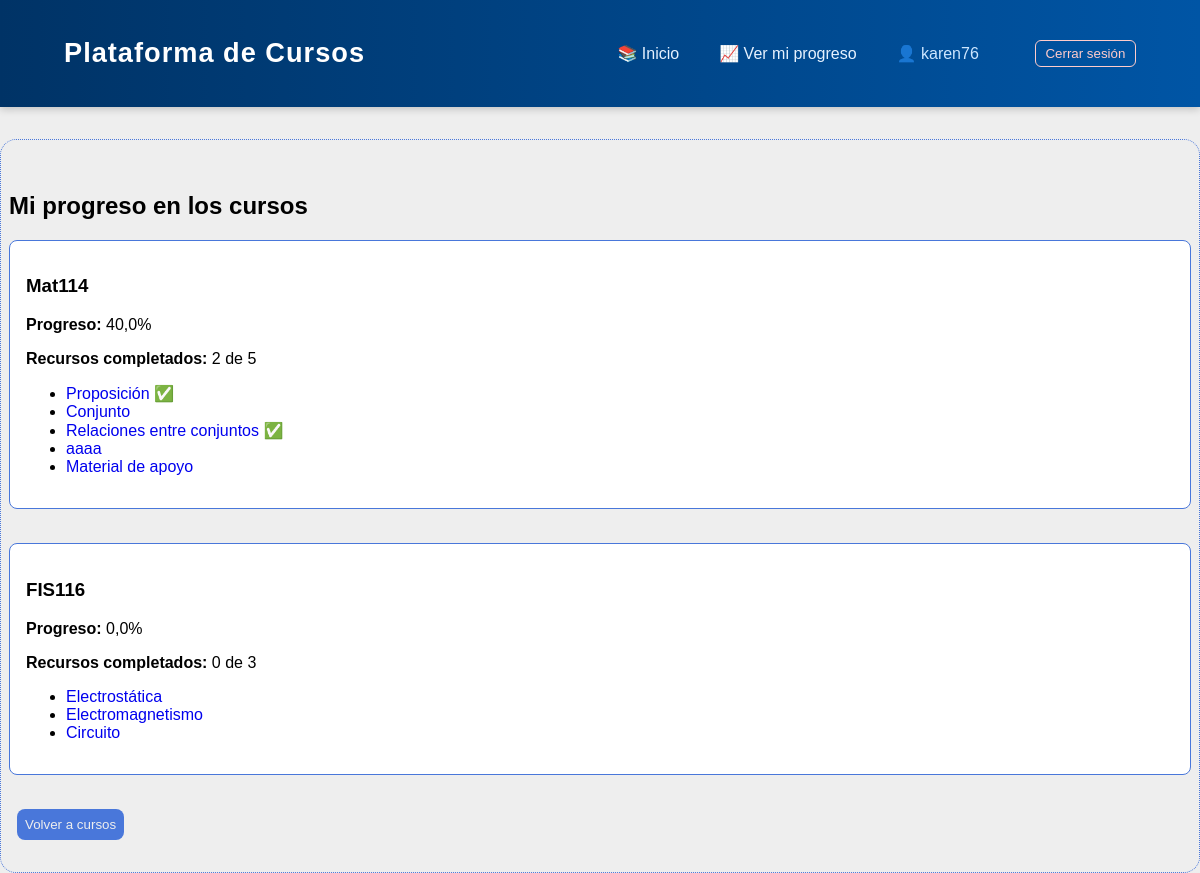
Page /progreso/ (signed in) on the committed database.
### cursos/models.py (models this page shows, shortened)
class Curso(models.Model):
    titulo = models.CharField(max_length=200)
    descripcion = models.TextField()
    fecha_inicio = models.DateField()
    fecha_fin = models.DateField()
    profesor = models.ForeignKey(Profesor, on_delete=models.CASCADE)

class Recurso(models.Model):
    titulo = models.CharField(max_length=200)
    descripcion = models.TextField()
    tipo_archivo = models.CharField(max_length=50)
    enlace = models.URLField()
    curso = models.ForeignKey(Curso, on_delete=models.CASCADE)

### cursos/views.py (the view)
# urls.py: path('progreso/', views.progreso_estudiante, name='progreso_estudiante'),
@login_required
def progreso_estudiante(request):
    usuario = request.user
    inscripciones = Inscripcion.objects.filter(user=usuario)
    progresos = Progreso.objects.filter(inscripcion__in=inscripciones).select_related('recurso', 'inscripcion', 'inscripcion__curso')
    progreso_por_curso = {}
    for inscripcion in inscripciones:
        recursos = Recurso.objects.filter(curso=inscripcion.curso)
        completados = progresos.filter(inscripcion=inscripcion, completado=True).count()
        total = recursos.count()
        porcentaje = (completados / total * 100) if total > 0 else 0
        progreso_por_curso[inscripcion.curso.id] = {
            'curso': inscripcion.curso,
            'porcentaje': round(porcentaje, 2),
            'total': total,
            'completados': completados,
            'recursos': recursos,
            'completados_ids': list(progresos.filter(inscripcion=inscripcion, completado=True).values_list('recurso_id', flat=True))
        }
    return render(request, 'cursos/progreso_estudiante.html', {
        'progreso_por_curso': progreso_por_curso
    })

### cursos/templates/cursos/progreso_estudiante.html (shortened to what this page needs)
{% extends 'cursos/base.html' %}
{% block content %}
<h2>Mi progreso en los cursos</h2>
{% if progreso_por_curso %}
    {% for curso_id, datos in progreso_por_curso.items %}
        <div class="card-progreso">
            <h3>{{ datos.curso.titulo }}</h3>
            <p><strong>Progreso:</strong> {{ datos.porcentaje }}%</p>
            <p><strong>Recursos completados:</strong> {{ datos.completados }} de {{ datos.total }}</p>
            <ul>
                {% for recurso in datos.recursos %}
                    <li>
                        <a href="{% url 'ver_recurso' recurso.id %}">{{ recurso.titulo }}</a>
                        {% if recurso.id in datos.completados_ids %}
                            <span style="color: green;">✅</span>
                        {% endif %}
                    </li>
                {% endfor %}
            </ul>
        </div>
        <br>
    {% endfor %}
{% else %}
    <p>No estás inscrito en ningún curso aún.</p>
{% endif %}
<a href="{% url 'lista_cursos' %}"><button>Volver a cursos</button></a>
{% endblock %}

### cursos/templates/cursos/base.html (shortened to what this page needs)
<!DOCTYPE html>
<html lang="en">
  <head>
    {% load static %}
    <link rel="stylesheet" href="{% static 'css/estilos_generales.css' %}">
    <link rel="stylesheet" href="{% static 'css/estilos_barraNavegacion.css' %}">
    <link rel="stylesheet" href="{% static 'css/estilos_perfil_usuario.css' %}">
    <link rel="stylesheet" href="{% static 'css/estilos_login.css' %}">
    <link rel="stylesheet" href="{% static 'css/estilos_panelProfesor.css' %}">
  </head>
  <body>
    <header class="navbar">
      <div class="navbar-container">
        <h1 class="logo">Plataforma de Cursos</h1>
        <nav class="nav-links">
          <a href=" {% if user.is_authenticated and user.profesor %}
                      {% url 'dashboard' %}{% else %}{% url 'lista_cursos' %}
                    {% endif %}">
            📚 Inicio
          </a>
          {% if user.is_authenticated and not user.profesor %}
            <a href="{% url 'progreso_estudiante' %}">📈 Ver mi progreso</a>
          {% endif %}
          {% if user.is_authenticated %}
            <a href="{% url 'perfil_usuario' %}">
              <span class="welcome-text">👤 {{ user.username }}</span>
            </a>
            <form action="{% url 'logout' %}" method="post" class="logout-form">
              <button type="submit">Cerrar sesión</button>
            </form>
          {% else %}
            <a href="{% url 'login' %}">Iniciar sesión</a>
          {% endif %}
        </nav>
      </div>
    </header>
    <div class="contenido">
      {% block content %}{% endblock %}
    </div>
  </body>
</html>

### static/css/estilos_generales.css (style rules this page uses)
:root { --color-primario: #eeeeee; --color-secundario:#4977da; --color-tablas:#224bbe; --color-hoverbtn:#5cb6ee; }
* { text-decoration: none; }
body { font-family: 'Gill Sans', 'Gill Sans MT', Calibri, 'Trebuchet MS', sans-serif; margin: 0px; height: 100vh; width: auto; padding: 0px; background-color: var(--color-primario); }
button { transition: all 0.3s ease; border-radius: 8px; border: 0px; background-color: var(--color-secundario); color: var(--color-primario); padding: 0.5rem; margin-left:0.5rem; }
.contenido { border: 1px dotted var(--color-secundario); margin: 0px; display: flex; flex-direction: column; justify-content: center; padding: 2rem 0.5rem; border-radius: 1rem; }
form { display: flex; flex-direction: column; gap: 1rem; max-width: 500px; margin: auto; }
.card-progreso { border: 1px solid var(--color-secundario); padding: 1rem; border-radius: 8px; margin-bottom: 1rem; background-color: #fff; }
.navbar { background: linear-gradient(90deg, #003366, #0055a5); color: white; padding: 1.2rem 2rem; box-shadow: 0 2px 8px rgba(0, 0, 0, 0.2); margin-bottom: 2rem; position: sticky; top: 0; z-index: 1000; }
.navbar-container { display: flex; justify-content: space-between; align-items: center; padding: 0 2rem; }
.logo { font-size: 1.7rem; font-weight: 600; letter-spacing: 1px; }
.nav-links { display: flex; align-items: center; gap: 1.5rem; }
.nav-links a { color: #e6f2ff; text-decoration: none; font-weight: 500; font-size: 1rem; padding: 0.3rem 0.5rem; border-radius: 6px; transition: background 0.3s ease; }
.welcome-text { color: #cce6ff; margin-right: 1rem; }
.logout-form { display: inline; }
.logout-form button { background-color: transparent; border: 1px solid #ffcccb; color: #ffcccb; padding: 0.3rem 0.6rem; border-radius: 6px; cursor: pointer; font-weight: 500; transition: all 0.3s ease; }

### rows in the picture
Curso: curso.titulo "Mat114", porcentaje "40,0", completados "2", total "5"
Recurso: titulo "Proposición"
Recurso: titulo "Conjunto"
Recurso: titulo "Relaciones entre conjuntos"
Recurso: titulo "aaaa"
Recurso: titulo "Material de apoyo"
Curso: curso.titulo "FIS116", porcentaje "0,0", completados "0", total "3"
Recurso: titulo "Electrostática"
Recurso: titulo "Electromagnetismo"
Recurso: titulo "Circuito"

### other values in the picture
{{ user.username }} "karen76"
